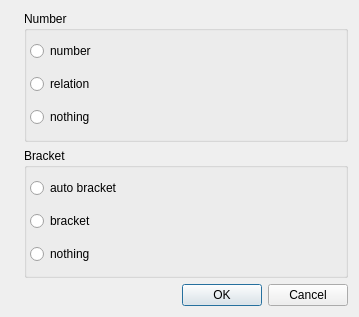
<ui version="4.0" >
 <class>TupletProperties</class>
 <widget class="QDialog" name="TupletProperties" >
  <property name="geometry" >
   <rect>
    <x>0</x>
    <y>0</y>
    <width>359</width>
    <height>317</height>
   </rect>
  </property>
  <property name="windowTitle" >
   <string>MuseScore: Tuplet Properties</string>
  </property>
  <layout class="QHBoxLayout" >
   <item>
    <layout class="QHBoxLayout" >
     <item>
      <widget class="QLabel" name="label_3" >
       <property name="sizePolicy" >
        <sizepolicy vsizetype="Ignored" hsizetype="Fixed" >
         <horstretch>0</horstretch>
         <verstretch>0</verstretch>
        </sizepolicy>
       </property>
       <property name="text" >
        <string/>
       </property>
       <property name="pixmap" >
        <pixmap resource="mscore.qrc" >:/data/bg1.jpg</pixmap>
       </property>
      </widget>
     </item>
     <item>
      <layout class="QVBoxLayout" >
       <item>
        <widget class="QGroupBox" name="groupBox" >
         <property name="title" >
          <string>Number</string>
         </property>
         <property name="flat" >
          <bool>true</bool>
         </property>
         <layout class="QVBoxLayout" >
          <property name="leftMargin" >
           <number>3</number>
          </property>
          <property name="topMargin" >
           <number>3</number>
          </property>
          <property name="rightMargin" >
           <number>3</number>
          </property>
          <property name="bottomMargin" >
           <number>3</number>
          </property>
          <item>
           <widget class="QRadioButton" name="number" >
            <property name="text" >
             <string>number</string>
            </property>
           </widget>
          </item>
          <item>
           <widget class="QRadioButton" name="relation" >
            <property name="text" >
             <string>relation</string>
            </property>
           </widget>
          </item>
          <item>
           <widget class="QRadioButton" name="noNumber" >
            <property name="text" >
             <string>nothing</string>
            </property>
           </widget>
          </item>
         </layout>
        </widget>
       </item>
       <item>
        <widget class="QGroupBox" name="groupBox_2" >
         <property name="title" >
          <string>Bracket</string>
         </property>
         <property name="flat" >
          <bool>true</bool>
         </property>
         <layout class="QVBoxLayout" >
          <property name="leftMargin" >
           <number>3</number>
          </property>
          <property name="topMargin" >
           <number>3</number>
          </property>
          <property name="rightMargin" >
           <number>3</number>
          </property>
          <property name="bottomMargin" >
           <number>3</number>
          </property>
          <item>
           <widget class="QRadioButton" name="autoBracket" >
            <property name="text" >
             <string>auto bracket</string>
            </property>
           </widget>
          </item>
          <item>
           <widget class="QRadioButton" name="bracket" >
            <property name="text" >
             <string>bracket</string>
            </property>
           </widget>
          </item>
          <item>
           <widget class="QRadioButton" name="noBracket" >
            <property name="text" >
             <string>nothing</string>
            </property>
           </widget>
          </item>
         </layout>
        </widget>
       </item>
       <item>
        <widget class="QDialogButtonBox" name="buttonBox" >
         <property name="orientation" >
          <enum>Qt::Horizontal</enum>
         </property>
         <property name="standardButtons" >
          <set>QDialogButtonBox::Cancel|QDialogButtonBox::NoButton|QDialogButtonBox::Ok</set>
         </property>
        </widget>
       </item>
      </layout>
     </item>
    </layout>
   </item>
  </layout>
 </widget>
 <resources/>
 <connections>
  <connection>
   <sender>buttonBox</sender>
   <signal>accepted()</signal>
   <receiver>TupletProperties</receiver>
   <slot>accept()</slot>
   <hints>
    <hint type="sourcelabel" >
     <x>248</x>
     <y>254</y>
    </hint>
    <hint type="destinationlabel" >
     <x>157</x>
     <y>274</y>
    </hint>
   </hints>
  </connection>
  <connection>
   <sender>buttonBox</sender>
   <signal>rejected()</signal>
   <receiver>TupletProperties</receiver>
   <slot>reject()</slot>
   <hints>
    <hint type="sourcelabel" >
     <x>316</x>
     <y>260</y>
    </hint>
    <hint type="destinationlabel" >
     <x>286</x>
     <y>274</y>
    </hint>
   </hints>
  </connection>
 </connections>
</ui>
